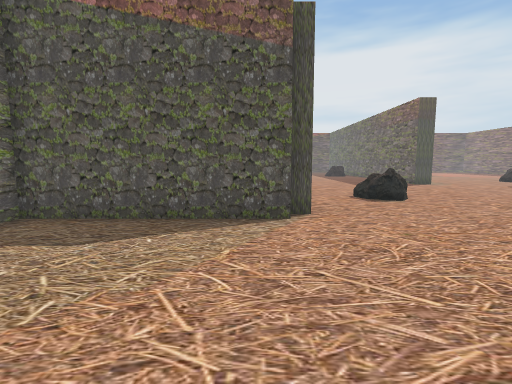
view 1 (above)

24 first-person views from a walk through a Unity game level. The camera is 1.3 m above the floor, tilts 6° down and sees 85° across. The floor is counted in squares, 1 m on a side. Each view is taken from the middle of a square. On the plan, view 1 faces up. The plan holds only what a view shows up to about 13 squares ahead; the rest is blank. The player is left out.

view 2
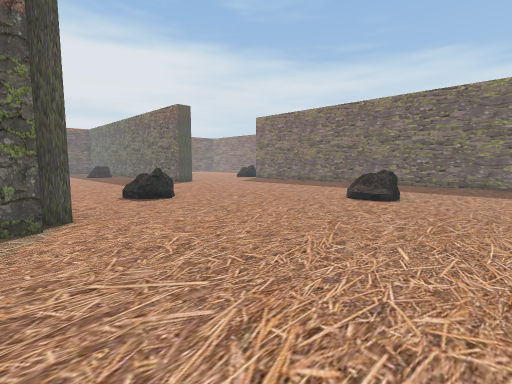

view 3
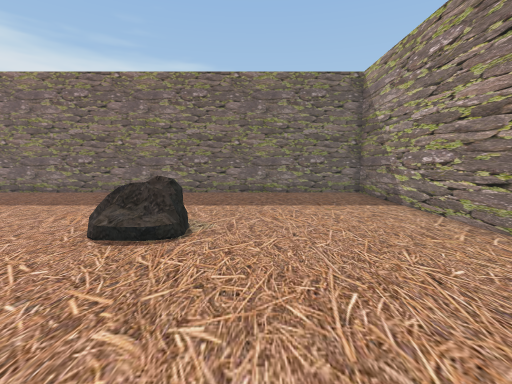

view 4
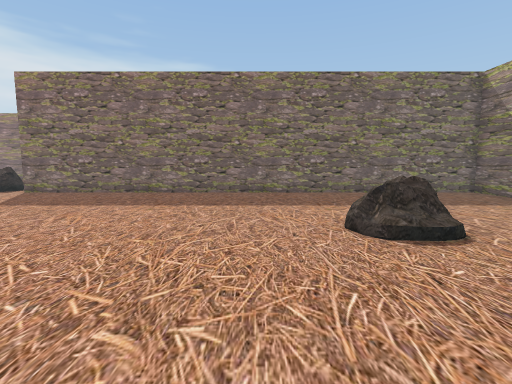

view 5
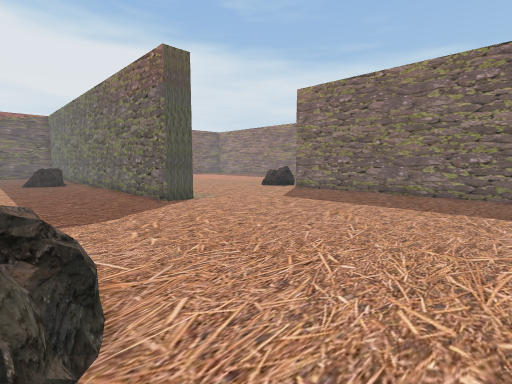

view 6
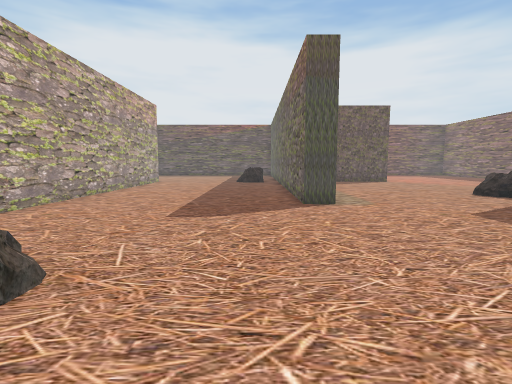

view 7
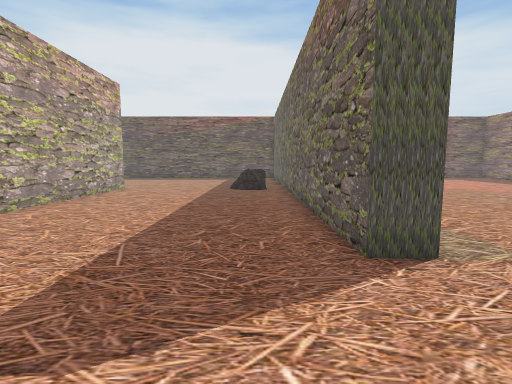

view 8
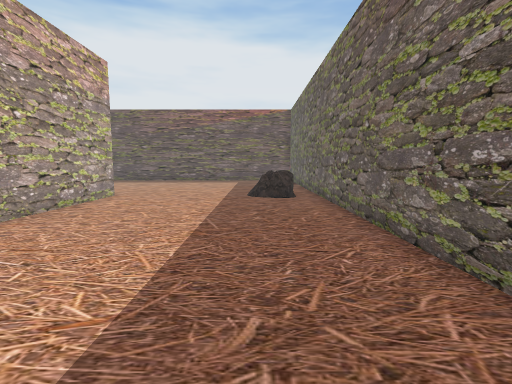

view 9
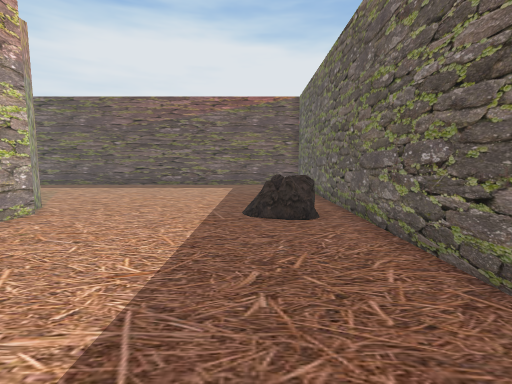

view 10
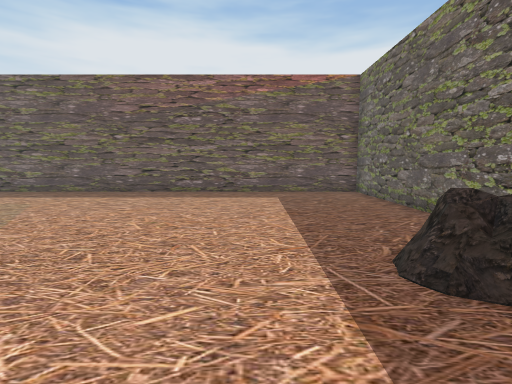

view 11
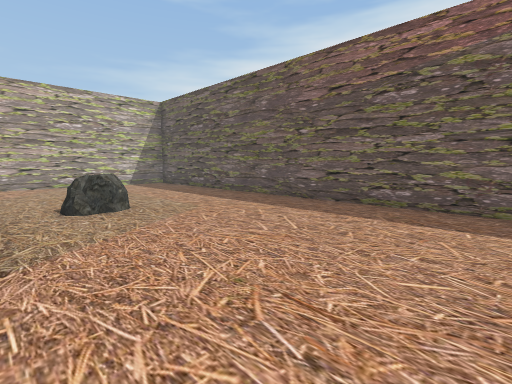

view 12
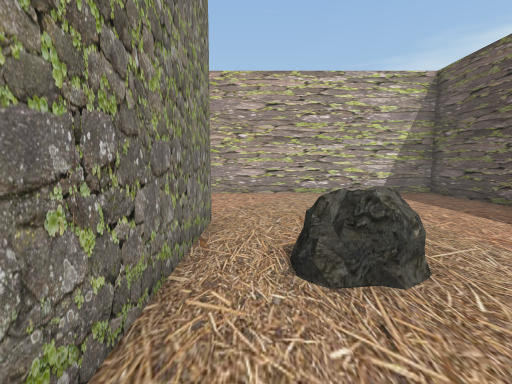

view 13
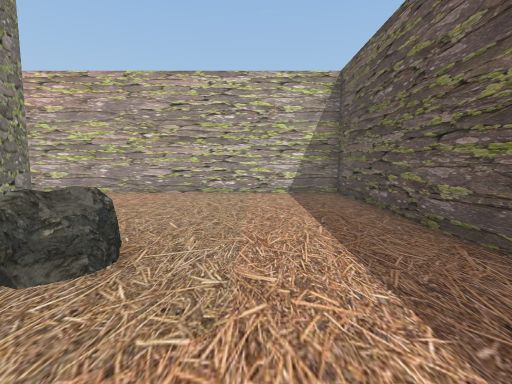

view 14
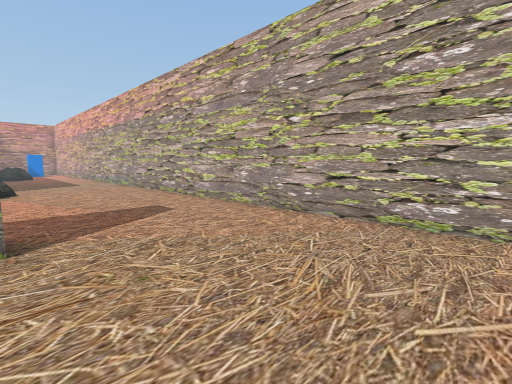

view 15
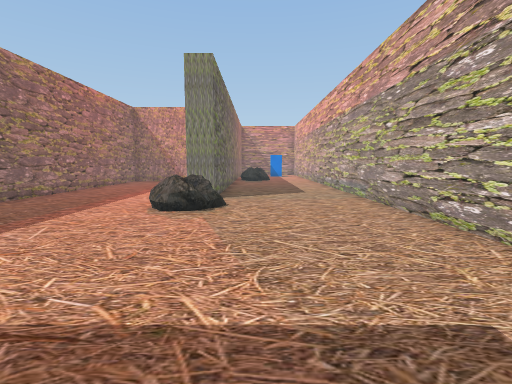

view 16
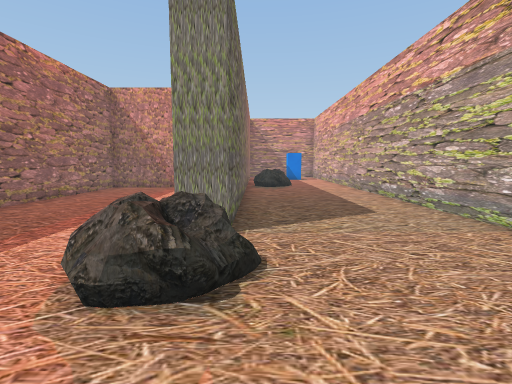

view 17
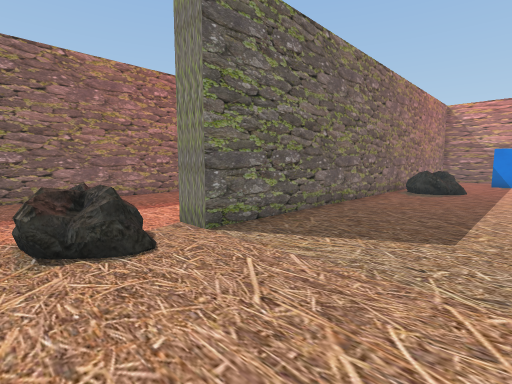

view 18
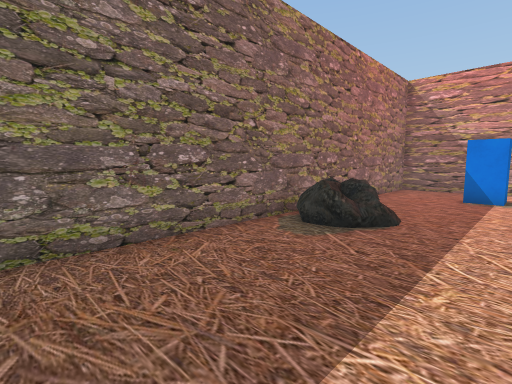

view 19
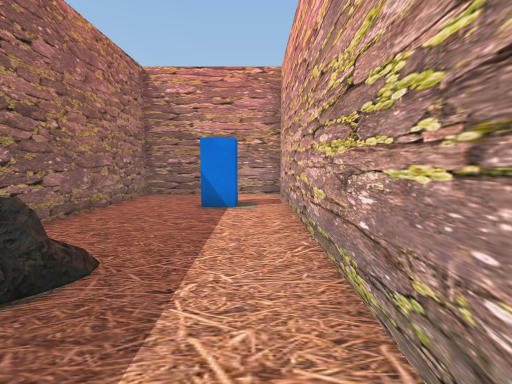

view 20
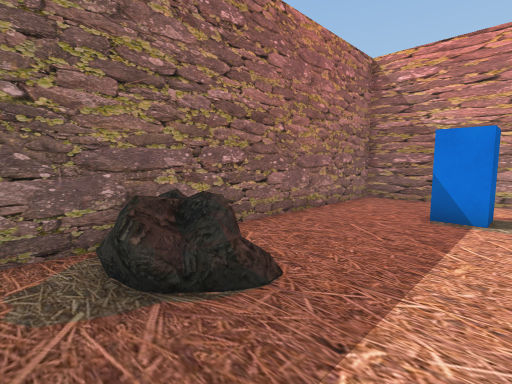

view 21
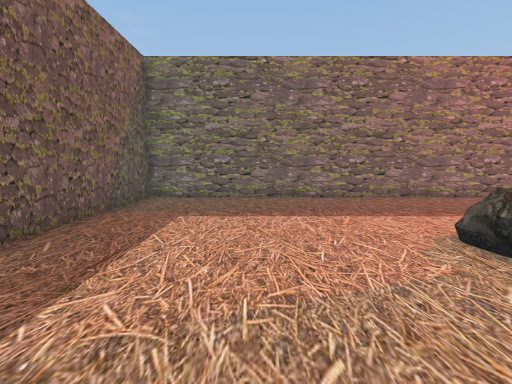

view 22
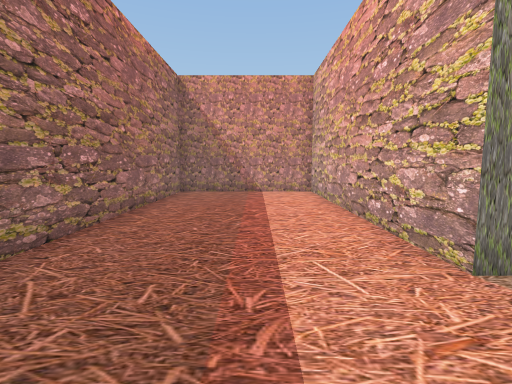

view 23
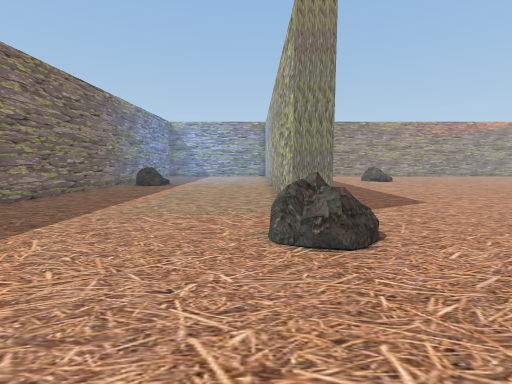

view 24
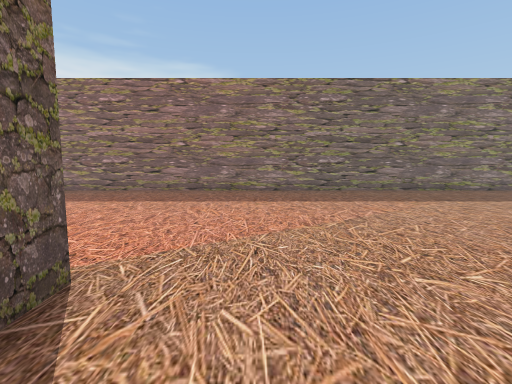

### Floor plan
Points are (right, up) in squares from view 1. A wall is a line through its corners. A room is listed if a view was taken in it or the views show most of it. See-through windows are left out.
Room 1 (views 1, 2, 3, 4, 5, 6, 7, 8, 9, 10, 11, 12, 13, 14, 15, 16, 17, 18, 19, 20, 21, 22, 23, 24)
walls: (10.6, 16.7) (9.5, 16.7) (9.5, 36.5) (-12, 36.5) (-12, -2.2); (1.5, 7) (0.9, 7); (1.4, 27) (1.4, 15.1); (0.9, 6.4) (-5.5, 6.4) (-5.5, 5.9); (17, 27) (16, 27); (-6.2, 28) (-1, 28); (9.8, -2.5) (17.1, -2.5) (17.1, 17.1) (18.1, 17.1) (18.1, 11.4); (27, 10.9) (27, 34); (-12.1, -2.5) (-6.5, -2.5) (-6.5, 16.9) (-5.5, 16.9) (-5.5, 7.4) (0.4, 7.4) (0.4, 27) (-5.8, 27)
objects: blue block (-10, 0) to (-10, 1); rock (-8, 6) to (-7, 7); rock (-6, 20); rock (-4, 30) to (-3, 31); rock (4, 10) to (5, 11); rock (7, 27) to (8, 28); rock (10, 4) to (11, 5); rock (17, 18) to (19, 19)

Where each view was taken, in squares from view 1:
view 1: 0 up, 0 right, facing up
view 2: 0 up, 0 right, facing up-right
view 3: 2 up, 5 right, facing right
view 4: 7 up, 5 right, facing right
view 5: 8 up, 5 right, facing up-right
view 6: 8 up, 8 right, facing up
view 7: 13 up, 8 right, facing up
view 8: 16 up, 7 right, facing up
view 9: 20 up, 7 right, facing up
view 10: 24 up, 5 right, facing up
view 11: 28 up, 5 right, facing up-left
view 12: 29 up, 0 right, facing left
view 13: 33 up, 0 right, facing left
view 14: 33 up, 6 left, facing down-left
view 15: 27 up, 8 left, facing down
view 16: 22 up, 7 left, facing down
view 17: 20 up, 11 left, facing down-right
view 18: 12 up, 11 left, facing down-right
view 19: 9 up, 11 left, facing down
view 20: 8 up, 11 left, facing down-right
view 21: 23 up, 10 left, facing right
view 22: 20 up, 3 left, facing down
view 23: 24 up, 19 right, facing down
view 24: 25 up, 14 right, facing right
